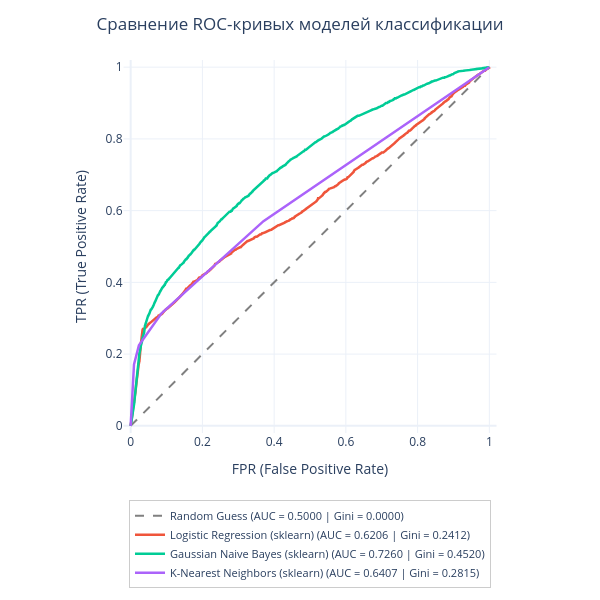

Write notebook code for a chart like this one.
### Code cell
fig_roc = ml_utils.plot_models_roc_curves(y_valid, preds_dict)
fig_roc.show()

### Figure 1 — Plotly figure (JSON) as saved in the notebook; plotly's stock layout.template omitted (floating-point values rounded to 4 significant figures; data arrays with more than 128 entries replaced by an {"elided": "..."} marker saying what was removed)
{"data": [{"hoverinfo": "skip", "line": {"color": "gray", "dash": "dash", "width": 2}, "mode": "lines", "name": "Random Guess (AUC = 0.5000 | Gini = 0.0000)", "type": "scatter", "x": [0, 1], "y": [0, 1]}, {"hovertemplate": "<b>Logistic Regression (sklearn)</b><br>FPR: %{x:.3f}<br>TPR: %{y:.3f}<extra></extra>", "line": {"width": 2.5}, "mode": "lines", "name": "Logistic Regression (sklearn) (AUC = 0.6206 | Gini = 0.2412)", "type": "scatter", "x": {"elided": "4861 float values"}, "y": {"elided": "4861 float values"}}, {"hovertemplate": "<b>Gaussian Naive Bayes (sklearn)</b><br>FPR: %{x:.3f}<br>TPR: %{y:.3f}<extra></extra>", "line": {"width": 2.5}, "mode": "lines", "name": "Gaussian Naive Bayes (sklearn) (AUC = 0.7260 | Gini = 0.4520)", "type": "scatter", "x": {"elided": "4860 float values"}, "y": {"elided": "4860 float values"}}, {"hovertemplate": "<b>K-Nearest Neighbors (sklearn)</b><br>FPR: %{x:.3f}<br>TPR: %{y:.3f}<extra></extra>", "line": {"width": 2.5}, "mode": "lines", "name": "K-Nearest Neighbors (sklearn) (AUC = 0.6407 | Gini = 0.2815)", "type": "scatter", "x": [0.0, 0.003578, 0.009275, 0.02302, 0.08602, 0.3703, 1.0], "y": [0.0, 0.07624, 0.1714, 0.2246, 0.3138, 0.5706, 1.0]}], "layout": {"height": 600, "legend": {"bgcolor": "rgba(255, 255, 255, 0.9)", "bordercolor": "#cccccc", "borderwidth": 1, "font": {"size": 11}, "x": 0.5, "xanchor": "center", "y": -0.18, "yanchor": "top"}, "margin": {"b": 160, "l": 60, "r": 40, "t": 60}, "title": {"text": "Сравнение ROC-кривых моделей классификации", "x": 0.5, "xanchor": "center"}, "width": 600, "xaxis": {"constrain": "domain", "range": [-0.02, 1.02], "title": {"text": "FPR (False Positive Rate)"}}, "yaxis": {"range": [-0.02, 1.02], "scaleanchor": "x", "scaleratio": 1, "title": {"text": "TPR (True Positive Rate)"}}}}
